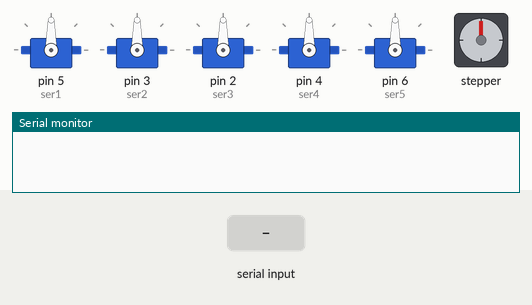
Simulated run of this sketch. Board: Arduino Uno, built with avr-gcc and run on an emulated ATmega328P. Parts: 5 × servo, stepper motor, the last lines printed to the serial monitor. The inputs (shaded band) are chosen by the test bench. Stepper angles assume 200 steps per turn.

Above: at 1.2 s.
1.3 s: byte 110 ('n') received over Serial
At 1.45 s:
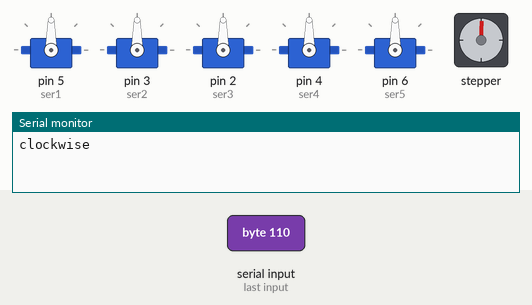
4.3 s: byte 109 ('m') received over Serial
At 4.45 s:
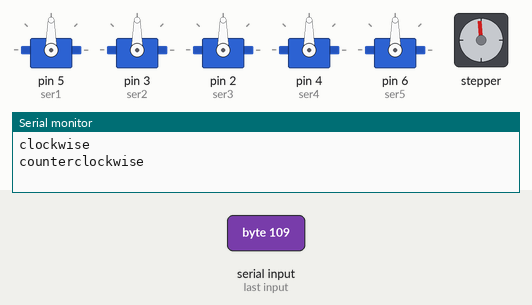
7.3 s: "k" received over Serial
At 8.3 s:
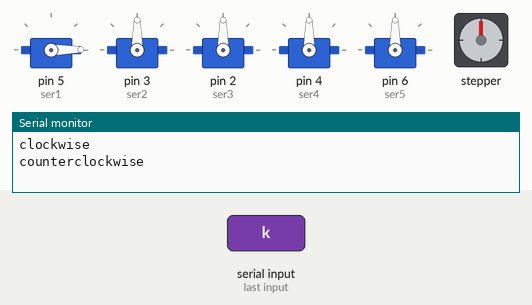
8.8 s: "a" received over Serial
At 9.4 s:
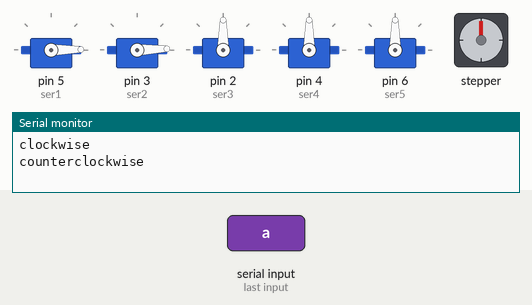
10.3 s: "z" received over Serial
At 10.6 s:
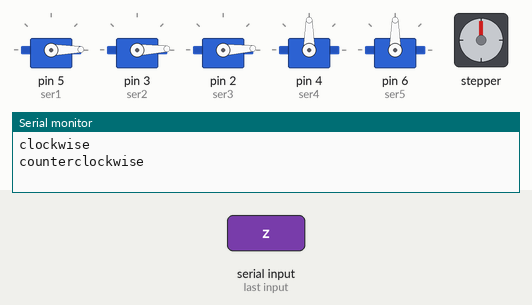
11.8 s: "q" received over Serial
At 12.9 s:
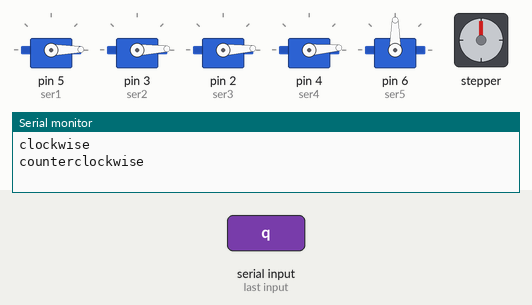
Timing chart, 0 to 14.3 s (numbered marks = the images above; inputs shaded):
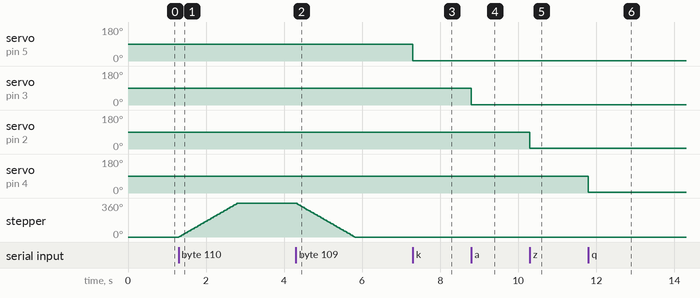

The sketch:

hank.ino
```cpp
//All code communicates off of serial data from "Tera Term". Tera term connects to the board, and outputs a user's letter input
//
//
#include<Servo.h> // include server library
#include <Stepper.h> //include stepper library
//
//
Servo ser1; // Micro servo, for claw actuation
Servo ser2; //Large servo, kept at the center of the arm for angling
Servo ser3; // Large servo, kept at the base of the arm for angling
Servo ser4; // Micro servo, for claw rotation
Servo ser5; // Large servo, kept at the top of the arm for angling
//
const int stepsPerRevolution = 200; //number of steps for each letter input into the stepper
Stepper myStepper(stepsPerRevolution, 10, 11, 12, 13); //Stepper motor, kept within base of the arm for rotation. Attach to pins 10, 11, 12, and 13


int poser = 0; // initial position of each servo

int val; //name the serial input value

void setup() {
myStepper.setSpeed(40); //set the speed of the stepper motor to 40
Serial.begin(9600); // Serial comm begin at 9600bps

ser1.attach(5);//attach claw actuation micro-servo to pin 5
ser2.attach(3);//attach mid-angling servo to pin 3
ser3.attach(2);//attach base-angling servo to pin 2
ser4.attach(4);//attach claw rotation micro-servo to pin 4
ser5.attach(6);//attach top-angling servo to pin 6
}

void loop() {

if (Serial.available()) // if serial value is available (from Tera Term)

{

val = Serial.read();// then read the serial value, equate the value to the "val"

if (val == 'k') //if value input is equals to k

{

poser += 1; //then position of servo motor increases by 1 ( anti clockwise)

ser1.write(poser);//the new position is inserted into a servo positioning function -- the servo will move according to the new "poser" value

delay(15);//delay, for the servo to get to the position

}

if (val == 'l') //if value input is equals to l

{

poser -= 1; //then position of servo motor decreases by 1 (clockwise)

ser1.write(poser);// the servo will move according to position

delay(15);//delay for the servo to get to the position

}
{

if (val == 'a') //if value input is equals to a

{

poser += 1; //then position of servo motor increases by 1 ( anti clockwise)

ser2.write(poser);// the servo will move according to position

delay(15);//delay for the servo to get to the position

}

if (val == 's') //if value input is equals to s

{

poser -= 1; //then position of servo motor decreases by 1 (clockwise)

ser2.write(poser);// the servo will move according to position

delay(15);//delay for the servo to get to the position

}
{

if (val == 'z') //if value input is equals to z

{

poser += 1; //then position of servo motor increases by 1 ( anti clockwise)

ser3.write(poser);// the servo will move according to position

delay(15);//delay for the servo to get to the position

}
if (val == 'x') //if value input is equals to x

{

poser -= 1; //then position of servo motor increases by 1 ( anti clockwise)

ser3.write(poser);// the servo will move according to position

delay(15);//delay for the servo to get to the position

}
if (val == 'q') //if value input is equals to q

{

poser += 1; //then position of servo motor increases by 1 ( anti clockwise)

ser4.write(poser);// the servo will move according to position

delay(15);//delay for the servo to get to the position

}
if (val == 'w') //if value input is equals to w

{

poser -= 1; //then position of servo motor increases by 1 ( anti clockwise)

ser4.write(poser);// the servo will move according to position

delay(15);//delay for the servo to get to the position

}
if (val == 'o') //if value input is equals to o

{

poser += 1; //then position of servo motor increases by 1 ( anti clockwise)

ser5.write(poser);// the servo will move according to position

delay(15);//delay for the servo to get to the position

}
if (val == 'p') //if value input is equals to p

{

poser -= 1; //then position of servo motor increases by 1 ( anti clockwise)

ser5.write(poser);// the servo will move according to position

delay(15);//delay for the servo to get to the position

}
}
if (val == 'n') //if value input is equals to n

{

Serial.println("clockwise");
myStepper.step(stepsPerRevolution);

delay(15);//delay for the stepper to get to the position

}
{

if (val == 'm') //if value input is equals to m

{

Serial.println("counterclockwise");
myStepper.step(-stepsPerRevolution);
delay(15);//delay for the stepper to get to the position

}


}}}}
```

Measured:
- after the input at 1.3 s, stepper: turns 360° clockwise in 1.5 s, starting at once
- after the input at 4.3 s, stepper: turns 360° counter-clockwise in 1.5 s, starting at once
- after the input at 7.3 s, servo on pin 5 (ser1): 90° → 1° at once
- after the input at 8.8 s, servo on pin 3 (ser2): 90° → 2° at once
- after the input at 10.3 s, servo on pin 2 (ser3): 90° → 3° at once
- after the input at 11.8 s, servo on pin 4 (ser4): 90° → 4° at once
